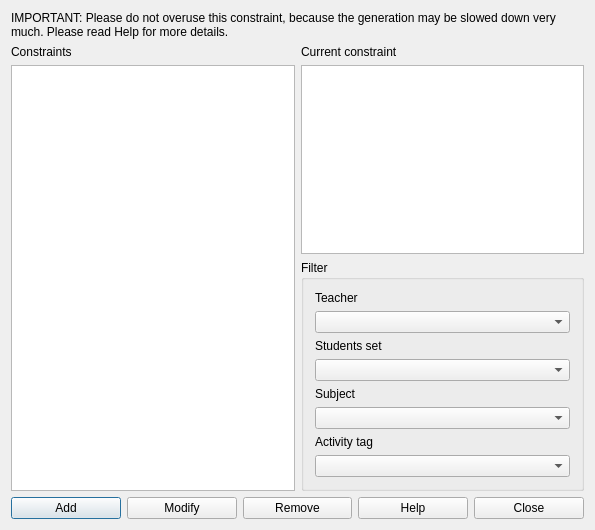
<?xml version="1.0" encoding="UTF-8"?>
<ui version="4.0">
 <class>ConstraintActivitiesMaxSimultaneousInSelectedTimeSlotsForm_template</class>
 <widget class="QDialog" name="ConstraintActivitiesMaxSimultaneousInSelectedTimeSlotsForm_template">
  <property name="geometry">
   <rect>
    <x>0</x>
    <y>0</y>
    <width>595</width>
    <height>530</height>
   </rect>
  </property>
  <property name="windowTitle">
   <string extracomment="This is the title of the dialog to see the list of all constraints of this type">Constraints activities max simultaneous in selected time slots</string>
  </property>
  <layout class="QGridLayout" name="gridLayout_2">
   <item row="0" column="0" colspan="2">
    <widget class="QLabel" name="instructionsLabel">
     <property name="sizePolicy">
      <sizepolicy hsizetype="Minimum" vsizetype="Minimum">
       <horstretch>0</horstretch>
       <verstretch>0</verstretch>
      </sizepolicy>
     </property>
     <property name="text">
      <string>IMPORTANT: Please do not overuse this constraint, because the generation may be slowed down very much. Please read Help for more details.</string>
     </property>
     <property name="wordWrap">
      <bool>true</bool>
     </property>
    </widget>
   </item>
   <item row="1" column="0" rowspan="2">
    <layout class="QVBoxLayout" name="verticalLayout_2">
     <item>
      <widget class="QLabel" name="constraintsTextLabel">
       <property name="frameShape">
        <enum>QFrame::NoFrame</enum>
       </property>
       <property name="frameShadow">
        <enum>QFrame::Plain</enum>
       </property>
       <property name="text">
        <string>Constraints</string>
       </property>
       <property name="wordWrap">
        <bool>false</bool>
       </property>
      </widget>
     </item>
     <item>
      <widget class="QListWidget" name="constraintsListWidget"/>
     </item>
    </layout>
   </item>
   <item row="1" column="1">
    <layout class="QVBoxLayout" name="verticalLayout">
     <item>
      <widget class="QLabel" name="currentConstraintTextLabel">
       <property name="text">
        <string>Current constraint</string>
       </property>
       <property name="wordWrap">
        <bool>false</bool>
       </property>
      </widget>
     </item>
     <item>
      <widget class="QPlainTextEdit" name="currentConstraintTextEdit"/>
     </item>
    </layout>
   </item>
   <item row="2" column="1">
    <widget class="QGroupBox" name="filterGroupBox">
     <property name="title">
      <string>Filter</string>
     </property>
     <layout class="QGridLayout" name="gridLayout">
      <item row="0" column="0">
       <widget class="QLabel" name="teachersTextLabel">
        <property name="text">
         <string>Teacher</string>
        </property>
        <property name="wordWrap">
         <bool>false</bool>
        </property>
       </widget>
      </item>
      <item row="1" column="0">
       <widget class="QComboBox" name="teachersComboBox"/>
      </item>
      <item row="2" column="0">
       <widget class="QLabel" name="studentsTextLabel">
        <property name="text">
         <string>Students set</string>
        </property>
        <property name="wordWrap">
         <bool>false</bool>
        </property>
       </widget>
      </item>
      <item row="3" column="0">
       <widget class="QComboBox" name="studentsComboBox"/>
      </item>
      <item row="4" column="0">
       <widget class="QLabel" name="subjectsTextLabel">
        <property name="text">
         <string>Subject</string>
        </property>
        <property name="wordWrap">
         <bool>false</bool>
        </property>
       </widget>
      </item>
      <item row="5" column="0">
       <widget class="QComboBox" name="subjectsComboBox"/>
      </item>
      <item row="6" column="0">
       <widget class="QLabel" name="activityTagsTextLabel">
        <property name="text">
         <string>Activity tag</string>
        </property>
        <property name="wordWrap">
         <bool>false</bool>
        </property>
       </widget>
      </item>
      <item row="7" column="0">
       <widget class="QComboBox" name="activityTagsComboBox"/>
      </item>
     </layout>
    </widget>
   </item>
   <item row="3" column="0" colspan="2">
    <layout class="QHBoxLayout" name="horizontalLayout">
     <item>
      <widget class="QPushButton" name="addConstraintPushButton">
       <property name="text">
        <string>Add</string>
       </property>
      </widget>
     </item>
     <item>
      <widget class="QPushButton" name="modifyConstraintPushButton">
       <property name="text">
        <string>Modify</string>
       </property>
      </widget>
     </item>
     <item>
      <widget class="QPushButton" name="removeConstraintPushButton">
       <property name="text">
        <string>Remove</string>
       </property>
      </widget>
     </item>
     <item>
      <widget class="QPushButton" name="helpPushButton">
       <property name="text">
        <string>Help</string>
       </property>
      </widget>
     </item>
     <item>
      <widget class="QPushButton" name="closePushButton">
       <property name="text">
        <string>Close</string>
       </property>
      </widget>
     </item>
    </layout>
   </item>
  </layout>
 </widget>
 <layoutdefault spacing="6" margin="11"/>
 <resources/>
 <connections/>
</ui>
